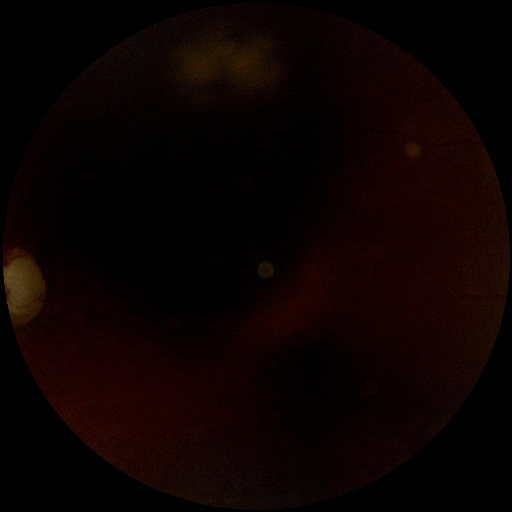
#> input picture glaucoma/1209_left.jpg, 512 x 512 px; its folder holds only this picture in this run
$ python son_performans.py
#> lines starting #> are read from the running program, lines starting #| are printed output that depends on the picture; after the words box and inside, x2 and y2 are one past the last pixel; in counts of white or black regions, pixels touching at a corner belong together
import cv2
import numpy as np
import os
import pandas as pd


def correct_illumination(image):
    gray = cv2.cvtColor(image, cv2.COLOR_BGR2GRAY)
    kernel_size = min(gray.shape) // 10
    kernel = cv2.getStructuringElement(cv2.MORPH_ELLIPSE, (kernel_size, kernel_size))
    background = cv2.morphologyEx(gray, cv2.MORPH_OPEN, kernel)
    foreground = cv2.subtract(gray, background)
    corrected = cv2.add(foreground, 50)
    return cv2.cvtColor(corrected, cv2.COLOR_GRAY2BGR)


def remove_blood_vessels(image):
    gray = cv2.cvtColor(image, cv2.COLOR_BGR2GRAY)
    clahe = cv2.createCLAHE(clipLimit=2.0, tileGridSize=(4, 4))
    enhanced_gray = clahe.apply(gray)
    kernel = np.ones((3, 3), np.uint8)
    vessel_mask = cv2.morphologyEx(enhanced_gray, cv2.MORPH_GRADIENT, kernel)
    _, vessel_mask = cv2.threshold(vessel_mask, 19, 255, cv2.THRESH_BINARY)
    return cv2.inpaint(image, vessel_mask, inpaintRadius=6, flags=cv2.INPAINT_TELEA), vessel_mask


def multi_thresholding(image):
    gray = cv2.cvtColor(image, cv2.COLOR_BGR2GRAY)
    gray_normalized = cv2.normalize(gray, None, 0, 255, cv2.NORM_MINMAX)
    _, cup_mask = cv2.threshold(gray_normalized, 150, 255, cv2.THRESH_BINARY)
    _, disc_mask = cv2.threshold(gray_normalized, 100, 255, cv2.THRESH_BINARY)
    return disc_mask, cup_mask


def calculate_disc_cup_ratio(disc_mask, cup_mask):
    disc_area = np.sum(disc_mask == 255)
    cup_area = np.sum(cup_mask == 255)
    return cup_area / disc_area if disc_area != 0 else 0


def glaucoma_detection(disc_mask, cup_mask):
    ratio = calculate_disc_cup_ratio(disc_mask, cup_mask)
    return "Glokom mevcut" if ratio > 0.5 else "Glokom değil"


def process_images(folder_path):
#> called with folder_path = 'glaucoma'
    results = []

    for filename in os.listdir(folder_path):
        if filename.endswith(('.jpg', '.png')):
            image_path = os.path.join(folder_path, filename)
            image = cv2.imread(image_path)
#> image is the input picture: shape (512, 512, 3); mean B, G, R 1.4, 2.3, 12.3
            if image is None:
                continue

            corrected_image = correct_illumination(image)
#> in correct_illumination, `gray = cv2.cvtColor(image, cv2.COLOR_BGR2GRAY)`:
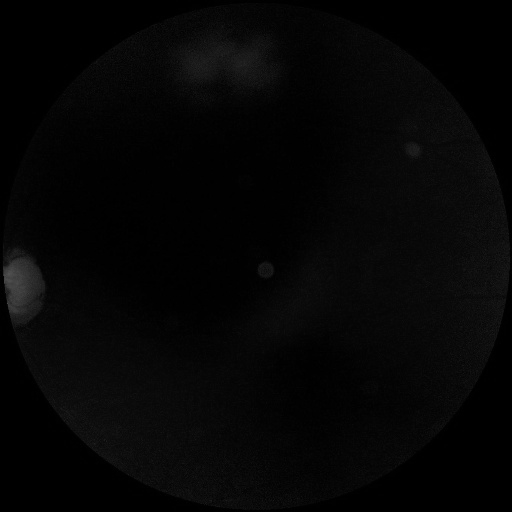
#> gray: shape (512, 512); min 0, max 81, mean 5.2
#> in correct_illumination, `background = cv2.morphologyEx(gray, cv2.MORPH_OPEN, kernel)`:
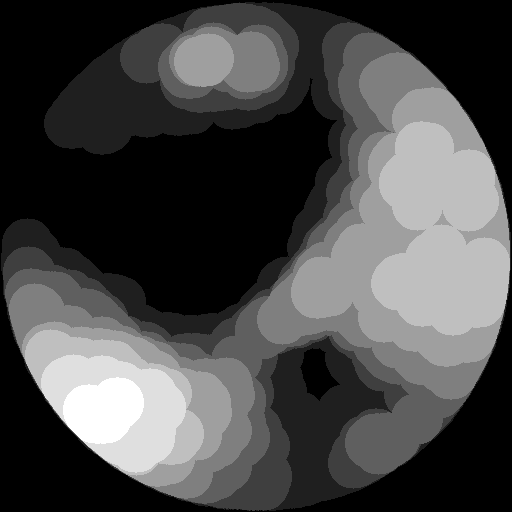
#> background: shape (512, 512); min 0, max 8, mean 2.27; drawn with min black and max white
#> in correct_illumination, `corrected = cv2.add(foreground, 50)`:
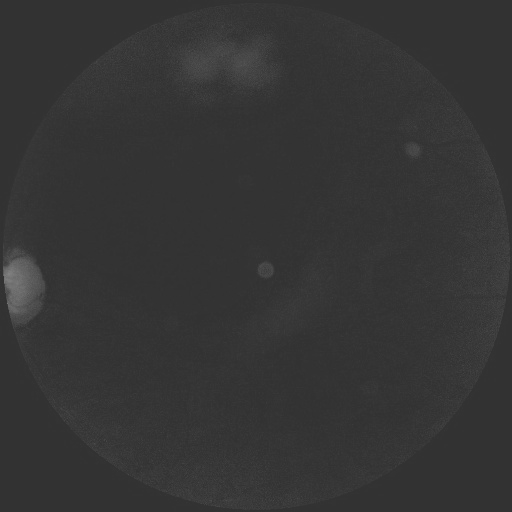
#> corrected: shape (512, 512); min 50, max 129, mean 53
            vessel_removed_image, _ = remove_blood_vessels(corrected_image)
#> in remove_blood_vessels, `_, vessel_mask = cv2.threshold(vessel_mask, 19, 255, cv2.THRESH_BINARY)`:
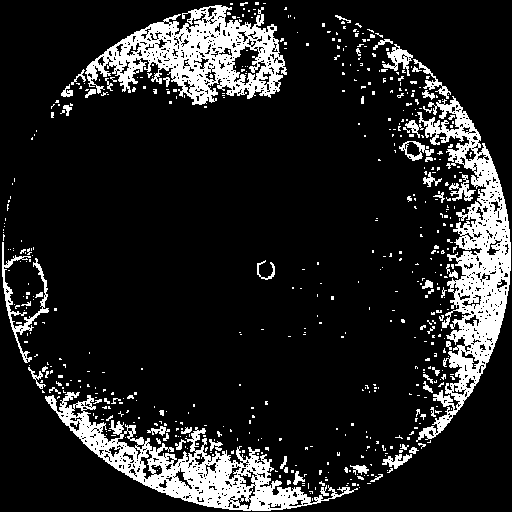
#> vessel_mask: shape (512, 512); 13.8% white; 561 white regions (499 under 20 px), largest, box (x1, y1, x2, y2) and area: (416, 96, 511, 442) 10645, (85, 5, 287, 105) 9070, (45, 392, 358, 511) 8779
            disc_mask, cup_mask = multi_thresholding(vessel_removed_image)
#> in multi_thresholding, `gray_normalized = cv2.normalize(gray, None, 0, 255, cv2.NORM_MINMAX)`:
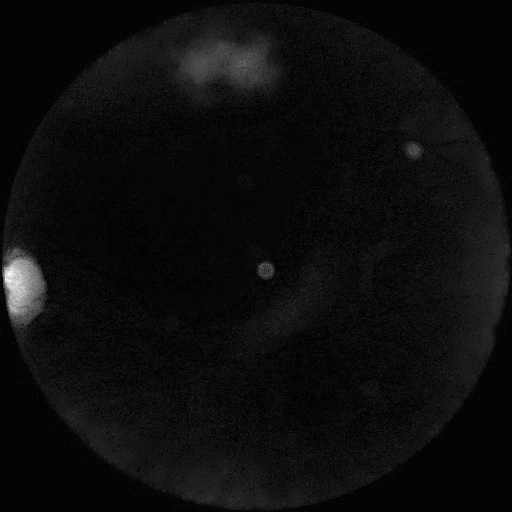
#> gray_normalized: shape (512, 512); min 0, max 255, mean 12.6
#> in multi_thresholding, `_, cup_mask = cv2.threshold(gray_normalized, 150, 255, cv2.THRESH_BINA..`:
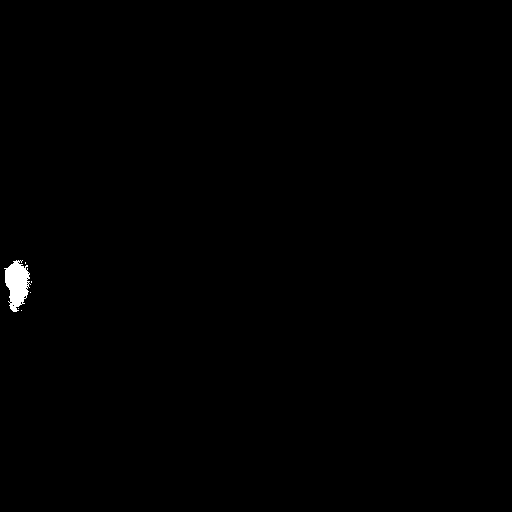
#> cup_mask: shape (512, 512); 0.33% white; 6 white regions (5 under 20 px), largest, box (x1, y1, x2, y2) and area: (4, 260, 31, 312) 869
#> in multi_thresholding, `_, disc_mask = cv2.threshold(gray_normalized, 100, 255, cv2.THRESH_BIN..`:
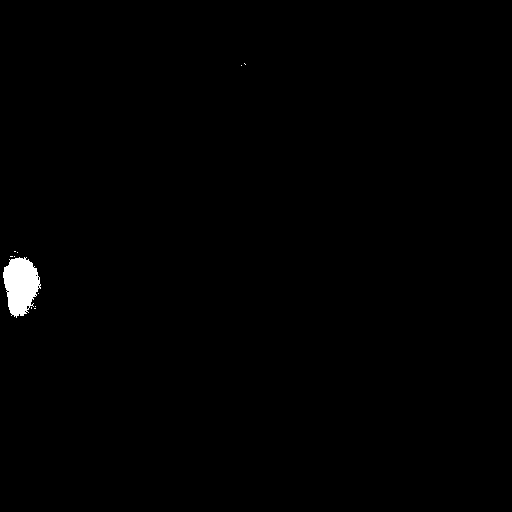
#> disc_mask: shape (512, 512); 0.61% white; 11 white regions (10 under 20 px), largest, box (x1, y1, x2, y2) and area: (3, 257, 41, 318) 1583
            prediction = glaucoma_detection(disc_mask, cup_mask)
#> in calculate_disc_cup_ratio, `disc_area = np.sum(disc_mask == 255)`: disc_area = 1599
#> in calculate_disc_cup_ratio, `cup_area = np.sum(cup_mask == 255)`: cup_area = 876
#> in glaucoma_detection, `ratio = calculate_disc_cup_ratio(disc_mask, cup_mask)`: ratio = 0.548
#> prediction = 'Glokom mevcut'
            results.append((filename, prediction))

    return results


def evaluate_model(results):
    df = pd.DataFrame(results, columns=['filename', 'prediction'])
    TP = np.sum(df['prediction'] == "Glokom mevcut")
    FN = np.sum(df['prediction'] == "Glokom değil")
    recall = TP / (TP + FN) if (TP + FN) > 0 else 0
    print(f"Model Recall (Hassasiyet): {recall:.2f}")
    return df


# Örnek kullanım
folder_path = 'glaucoma'
results = process_images(folder_path)
#> results = [('1209_left.jpg', 'Glokom mevcut')]
evaluate_model(results)
#> in evaluate_model, `df = pd.DataFrame(results, columns=['filename', 'prediction'])`: df = table of 1 rows and 2 columns
#> in evaluate_model, `TP = np.sum(df['prediction'] == "Glokom mevcut")`: TP = 1
#> in evaluate_model, `FN = np.sum(df['prediction'] == "Glokom değil")`: FN = 0
#> in evaluate_model, `recall = TP / (TP + FN) if (TP + FN) > 0 else 0`: recall = 1
#| Model Recall (Hassasiyet): 1.00

$ run again, on glaucoma/1225_left.jpg
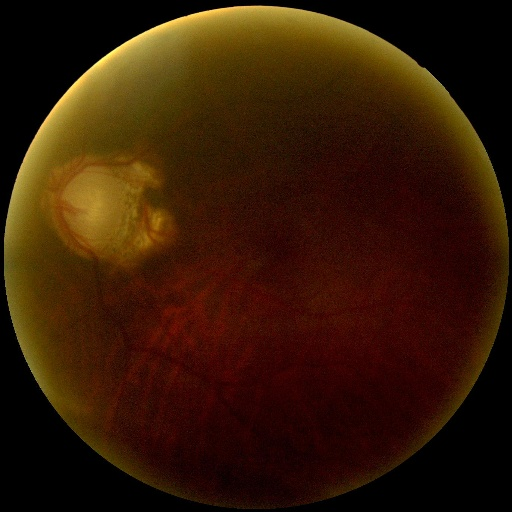
#> input picture glaucoma/1225_left.jpg, 512 x 512 px
#> in process_images, image is the input picture: shape (512, 512, 3); mean B, G, R 5.9, 26.2, 53.5
#> in remove_blood_vessels, `_, vessel_mask = cv2.threshold(vessel_mask, 19, 255, cv2.THRESH_BINARY)`:
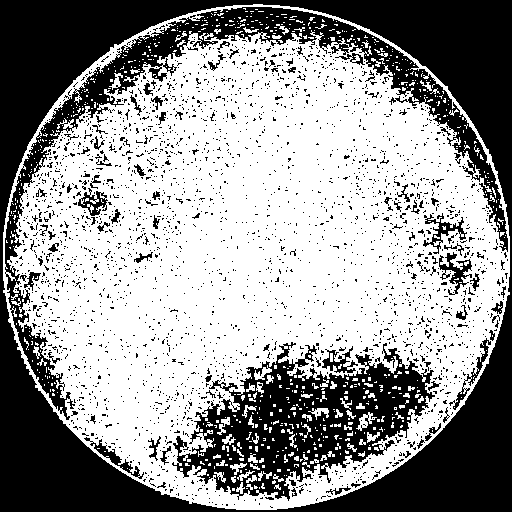
#> vessel_mask: shape (512, 512); 59.1% white; 2769 black regions (2681 under 20 px), largest, box (x1, y1, x2, y2) and area: (0, 0, 512, 512) 59796, (172, 342, 435, 501) 17727, (5, 7, 508, 420) 16409
#> cup_mask: shape (512, 512); 0.7% white; 31 white regions (26 under 20 px), largest, box (x1, y1, x2, y2) and area: (113, 7, 329, 59) 1247, (36, 82, 78, 141) 287, (81, 54, 112, 82) 162, (334, 19, 357, 30) 50, (359, 29, 380, 41) 44
#> in multi_thresholding, `_, disc_mask = cv2.threshold(gray_normalized, 100, 255, cv2.THRESH_BIN..`:
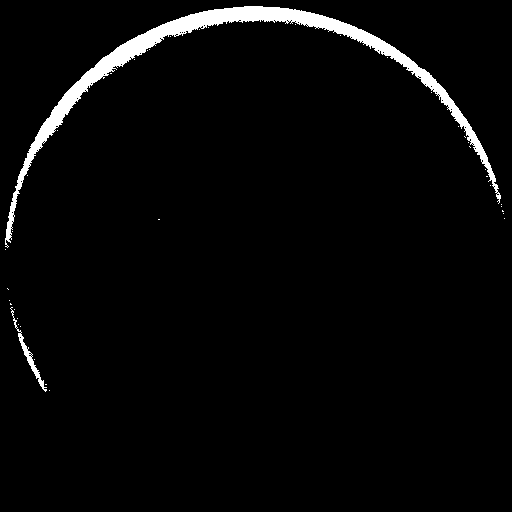
#> disc_mask: shape (512, 512); 3.1% white; 40 white regions (38 under 20 px), largest, box (x1, y1, x2, y2) and area: (5, 6, 501, 248) 7834, (10, 307, 47, 392) 330
#> disc_area = 8213
#> cup_area = 1848
#> ratio = 0.225
#> prediction = 'Glokom değil'
#> results = [('1225_left.jpg', 'Glokom değil')]
#> df = table of 1 rows and 2 columns
#> TP = 0
#> FN = 1
#> recall = 0
#| Model Recall (Hassasiyet): 0.00

$ run again, on glaucoma/1228_left.jpg
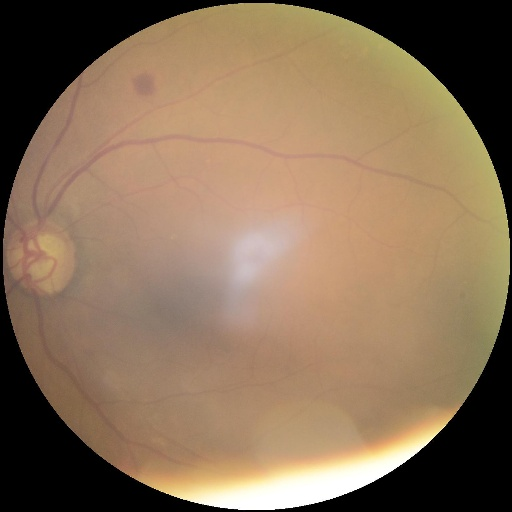
#> input picture glaucoma/1228_left.jpg, 512 x 512 px
#> in process_images, image is the input picture: shape (512, 512, 3); mean B, G, R 87.9, 112.9, 137.1
#> in remove_blood_vessels, `_, vessel_mask = cv2.threshold(vessel_mask, 19, 255, cv2.THRESH_BINARY)`:
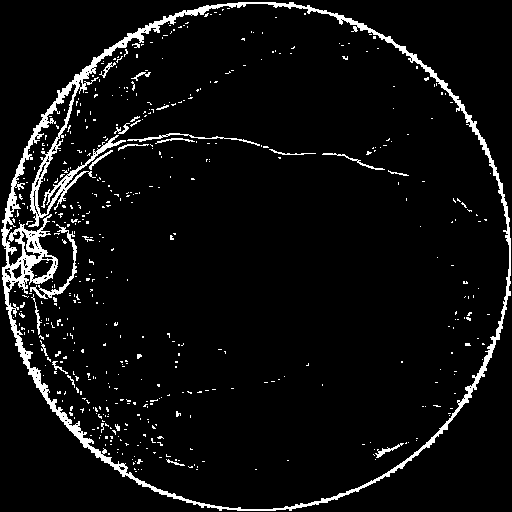
#> vessel_mask: shape (512, 512); 5.6% white; 510 white regions (486 under 20 px), largest, box (x1, y1, x2, y2) and area: (1, 2, 511, 511) 10685, (30, 224, 77, 299) 434, (127, 133, 260, 146) 248
#> cup_mask: shape (512, 512); 2.2% white; 3 white regions (2 under 20 px), largest, box (x1, y1, x2, y2) and area: (168, 425, 443, 510) 5717
#> in multi_thresholding, `_, disc_mask = cv2.threshold(gray_normalized, 100, 255, cv2.THRESH_BIN..`:
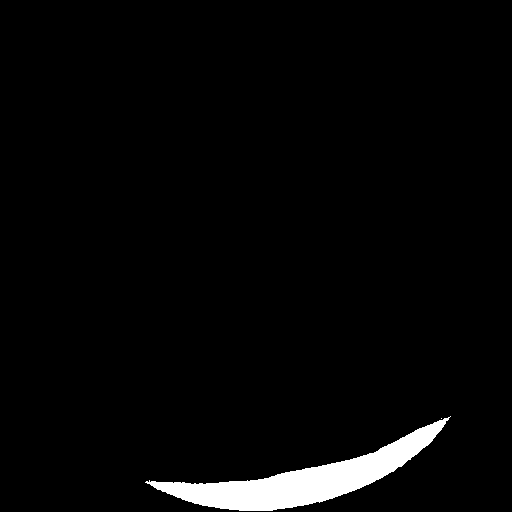
#> disc_mask: shape (512, 512); 3% white; 2 white regions (1 under 20 px), largest, box (x1, y1, x2, y2) and area: (145, 416, 451, 511) 7981
#> disc_area = 7982
#> cup_area = 5722
#> ratio = 0.717
#> prediction = 'Glokom mevcut'
#> results = [('1228_left.jpg', 'Glokom mevcut')]
#> df = table of 1 rows and 2 columns
#> TP = 1
#> FN = 0
#> recall = 1
#| Model Recall (Hassasiyet): 1.00
